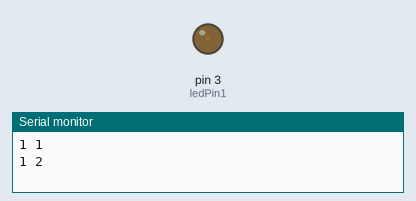
Recording of a sketch running on a simulated Arduino Uno, built with avr-gcc and run on an emulated ATmega328P. Parts: output pins drawn as LEDs (lit = HIGH), the last lines printed to the serial monitor.

Above: at 0.05 s.
At 3.95 s:
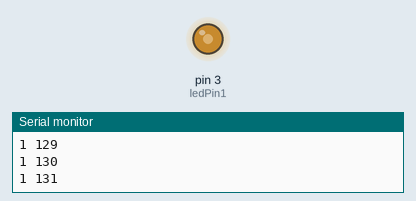
At 6.75 s:
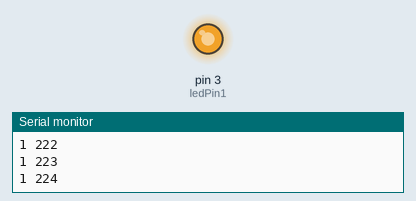
At 13.55 s:
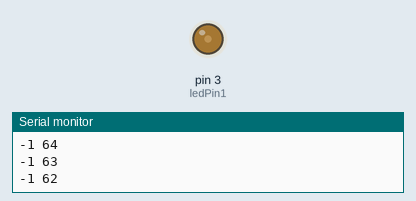
Timing chart, 0 to 20.1 s (numbered marks = the images above):
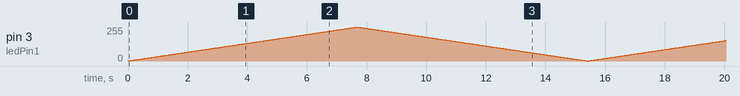

The sketch:

fadeBounce.ino
```cpp
// Fade in and out

int ledPin1 = 3; // analog output pin (digital pin with ~)
int brightness = 0; //PWM output value between 0 and 255
int fadeAmount = 1; //how much to fade LED by

void setup(){
  // No pinMode needed for analogWrite
  Serial.begin(9600);
}

void loop(){

  brightness = brightness + fadeAmount; //add fadeAmount to brightnes everytime it loops

  if (brightness == 0 || brightness == 255){ //when brightness is either 0 or 255, chnge the direction of fading
    fadeAmount = -fadeAmount; //fadeAmount is now negative fadeAmount
  }

  Serial.print(fadeAmount); //print the current fadeAmount Value
  Serial.print(" ");        //separate the printed variables
  Serial.println(brightness); //print the brightness value


  analogWrite(ledPin1, brightness); //output analog value to ledPin1
  delay(30);
}
```
